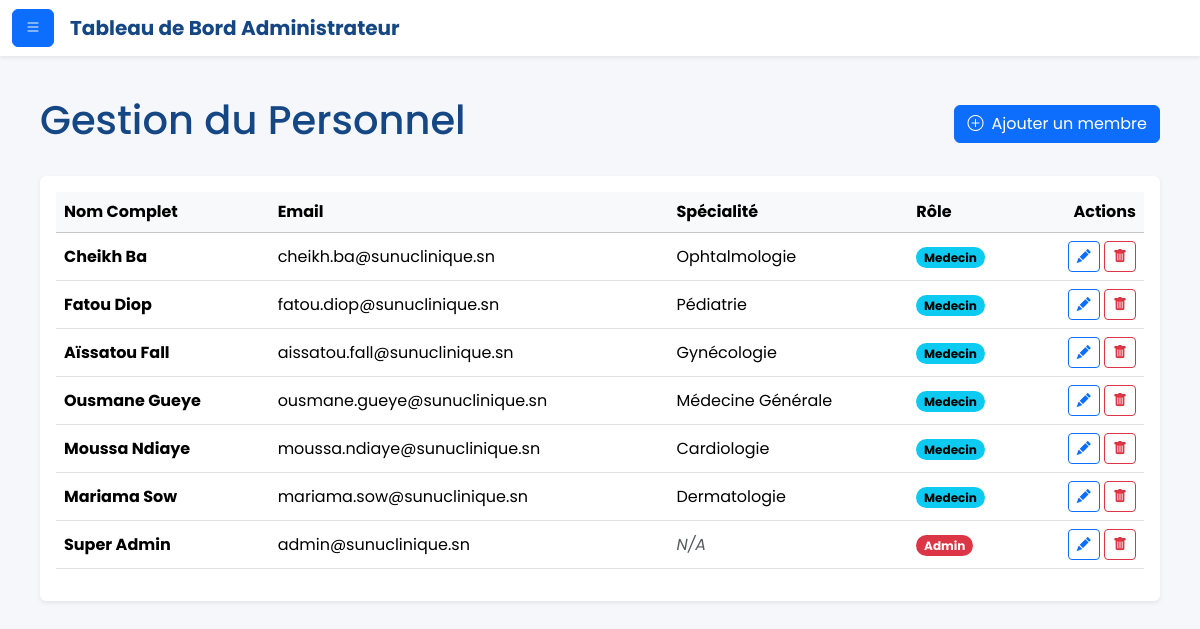
Screenshot of /admin/gerer_personnel.php (signed in) with the database file from the repository.
### tables this page shows
CREATE TABLE `personnel` (
  `id_personnel` int(11) NOT NULL,
  `nom` varchar(100) NOT NULL,
  `prenom` varchar(100) NOT NULL,
  `email` varchar(255) NOT NULL,
  `mot_de_passe` varchar(255) NOT NULL,
  `id_specialite_fk` int(11) DEFAULT NULL,
  `role` varchar(50) NOT NULL DEFAULT 'medecin',
  `derniere_activite` datetime DEFAULT NULL
);

CREATE TABLE `specialites` (
  `id_specialite` int(11) NOT NULL,
  `nom_specialite` varchar(100) NOT NULL
);

### admin/gerer_personnel.php (the view, shortened to what this page needs)
<?php
require_once '../includes/db_connect.php';
$personnel_list = [];
try {
    $sql = "SELECT p.id_personnel, p.nom, p.prenom, p.email, p.role, s.nom_specialite AS specialite_nom
            FROM personnel AS p
            LEFT JOIN specialites AS s ON p.id_specialite_fk = s.id_specialite
            ORDER BY p.role DESC, p.nom ASC";
    $personnel_list = $pdo->query($sql)->fetchAll(PDO::FETCH_ASSOC);
} catch (PDOException $e) { error_log($e->getMessage()); }
?>
<!DOCTYPE html>
<html lang="fr">
<head>
    <link href="https://cdn.jsdelivr.net/npm/bootstrap@5.3.3/dist/css/bootstrap.min.css" rel="stylesheet">
    <link rel="stylesheet" href="https://cdn.jsdelivr.net/npm/bootstrap-icons@1.11.3/font/bootstrap-icons.min.css">
    <link rel="stylesheet" href="../css/admin_style.css">
</head>
<body>
    <?php
    include 'includes/topbar.php';
    ?>
    <div class="main-content">
        <div class="d-flex justify-content-between align-items-center mb-4">
            <h1 style="color: var(--primary-blue);">Gestion du Personnel</h1>
            <button class="btn btn-primary" data-bs-toggle="modal" data-bs-target="#ajouterPersonnelModal"><i class="bi bi-plus-circle me-2"></i>Ajouter un membre</button>
        </div>
        <div class="card shadow-sm border-0">
            <div class="card-body">
                <div class="table-responsive">
                    <table class="table table-hover align-middle">
                        <thead class="table-light">
                            <tr><th>Nom Complet</th><th>Email</th><th>Spécialité</th><th>Rôle</th><th class="text-end">Actions</th></tr>
                        </thead>
                        <tbody>
                        <?php foreach ($personnel_list as $membre): ?>
                            <tr>
                                <td><strong><?= htmlspecialchars($membre['prenom'] . ' ' . $membre['nom']) ?></strong></td>
                                <td><?= htmlspecialchars($membre['email']) ?></td>
                                <td>
                                    <?php
                                    if (!empty($membre['specialite_nom'])) {
                                        echo htmlspecialchars($membre['specialite_nom']);
                                    } else {
                                        echo '<span class="text-muted fst-italic">N/A</span>';
                                    }
                                    ?>
                                </td>
                                <td><span class="badge rounded-pill text-bg-<?= $membre['role'] === 'admin' ? 'danger' : 'info' ?>"><?= htmlspecialchars(ucfirst($membre['role'])) ?></span></td>
                                <td class="text-end">
                                    <button class="btn btn-sm btn-outline-primary" data-bs-toggle="modal" data-bs-target="#modifierPersonnelModal<?= $membre['id_personnel'] ?>"><i class="bi bi-pencil-fill"></i></button>
                                    <a href="actions/actions_personnel.php?action=supprimer&id=<?= $membre['id_personnel'] ?>" class="btn btn-sm btn-outline-danger" onclick="return confirm('Êtes-vous sûr ?');"><i class="bi bi-trash-fill"></i></a>
                                </td>
                            </tr>
                        <?php endforeach; ?>
                        </tbody>
                    </table>
                </div>
            </div>
        </div>
    </div>
</body>
</html>

### admin/includes/topbar.php (shortened to what this page needs)
<nav class="navbar navbar-expand-lg navbar-light bg-white shadow-sm sticky-top">
  <div class="container-fluid">
    <button class="btn btn-primary" type="button" data-bs-toggle="offcanvas" data-bs-target="#adminSidebar" aria-controls="adminSidebar">
      <i class="bi bi-list"></i>
    </button>
    <a class="navbar-brand fw-bold ms-3" href="dashboard.php" style="color: var(--primary-blue);">
        Tableau de Bord Administrateur
    </a>
  </div>
</nav>

### css/admin_style.css (style rules this page uses)
:root { --primary-blue: #154784; --light-bg: #f5f7fa; --sidebar-width: 280px; --sidebar-collapsed-width: 88px; --font-family: 'Poppins', sans-serif; }
body { background-color: var(--light-bg); font-family: var(--font-family); }
.main-content { width: 100%; padding: 2.5rem; transition: all 0.3s; }

### admin/gerer_personnel.php (style rules this page uses)
:root { --primary-blue: #154784; --secondary-green: #25A795; --light-bg: #f5f7fa; --font-family: 'Poppins', sans-serif; }
body { background-color: var(--light-bg); font-family: var(--font-family); }
.main-content { padding: 2.5rem; }

### rows the page displays
personnel: prenom+nom "Cheikh Ba", email "cheikh.ba@sunuclinique.sn", id_specialite_fk.nom_specialite "Ophtalmologie", role "Medecin"
personnel: prenom+nom "Fatou Diop", email "fatou.diop@sunuclinique.sn", id_specialite_fk.nom_specialite "Pédiatrie", role "Medecin"
personnel: prenom+nom "Aïssatou Fall", email "aissatou.fall@sunuclinique.sn", id_specialite_fk.nom_specialite "Gynécologie", role "Medecin"
personnel: prenom+nom "Ousmane Gueye", email "ousmane.gueye@sunuclinique.sn", id_specialite_fk.nom_specialite "Médecine Générale", role "Medecin"
personnel: prenom+nom "Moussa Ndiaye", email "moussa.ndiaye@sunuclinique.sn", id_specialite_fk.nom_specialite "Cardiologie", role "Medecin"
personnel: prenom+nom "Mariama Sow", email "mariama.sow@sunuclinique.sn", id_specialite_fk.nom_specialite "Dermatologie", role "Medecin"
personnel: prenom+nom "Super Admin", email "admin@sunuclinique.sn", shows "N/A", role "Admin"
